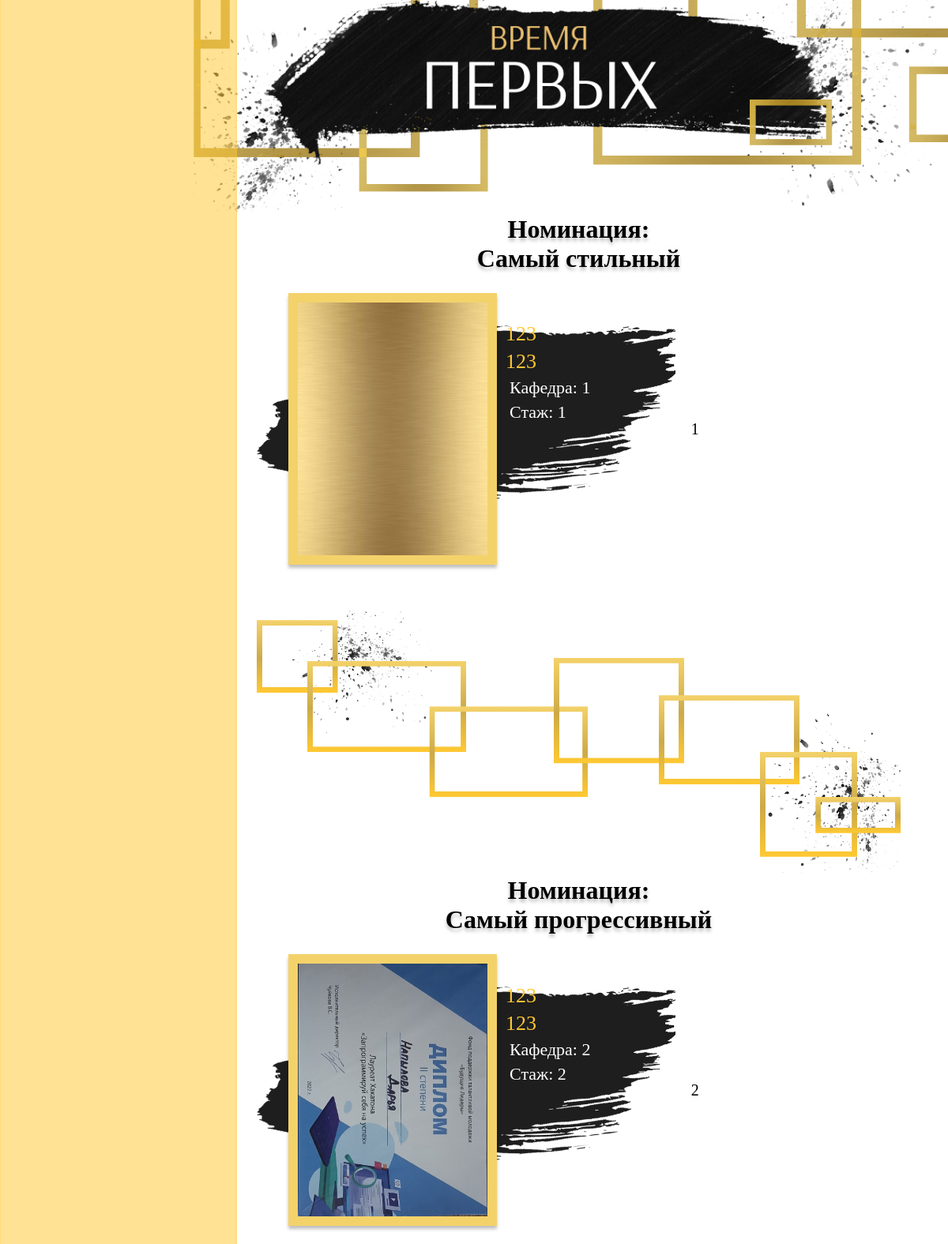
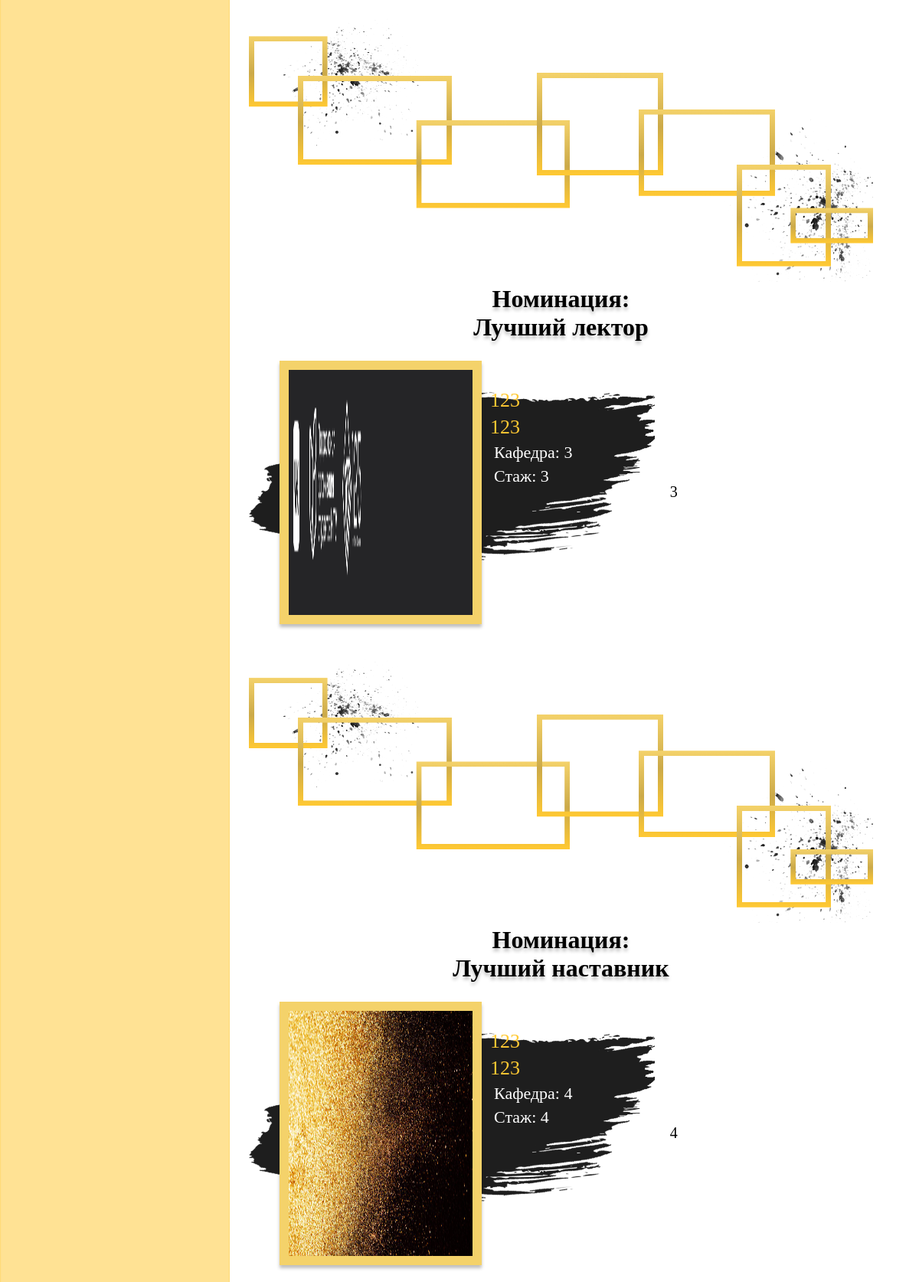
The page / (signed in, upper part) on the database its author committed (2 pictures, top to bottom).
### voting/models.py (models this page shows, shortened)
class N_nsT(models.Model):
    class N_nsС(models.TextChoices):
        n1="Самый стильный",'Самый стильный'
        n2="Самый прогрессивный",'Самый прогрессивный'
        n3="Лучший лектор",'Лучший лектор'
        n4="Лучший наставник",'Лучший наставник'
        n5="Преподаватель года",'Преподаватель года'
    name=models.CharField(max_length=255,choices=N_nsС.choices, unique=True)

class CandidateTeacher(models.Model):
    nominations=models.ForeignKey(N_nsT, on_delete=models.CASCADE)
    first_name = models.CharField(max_length=255, default="123")
    second_name= models.CharField(max_length=255, default="123")
    foto = models.ImageField(upload_to="Teachers/", blank=True, verbose_name="Фотография", default='default.jpg')
    department = models.CharField(max_length=255)
    experience = models.IntegerField()
    about=models.TextField()
    id_T = models.AutoField(primary_key=True)
    def __str__(self):
        return self.nominations.name+" - "+self.first_name+" "+self.second_name
    class Meta:
        db_table = "Преподаватели"

### voting/views.py (the view, shortened to what this page needs)
# urls.py: 2. Add a URL to urlpatterns:  path('', views.home, name='home')
def home (request):
     if request.user.is_authenticated:
        if request.user.getFlag():
            return render(request, 'Last.html')
        else:
            nominations = N_nsT.objects.all()
            objT=[]
            for nom in nominations:
                objT.append({'name': nom.name, 'candidate': nom.candidateteacher_set.all()})
            nominations = N_nsS.objects.all()
            objS=[]
            for nom in nominations:
                objS.append({'name': nom.name, 'candidate': nom.candidatestudent_set.all()})
            if request.method == 'GET':
                form = Voiting()
                return render(request, 'homeAfter.html', {'form': form, 'nominationsT':objT, 'nominationsS':objS})
     else:
        return render(request, 'homeBefore.html')

### registration/models.py (called while the page is built)
    def getFlag(self):
        return self.flag!=None

### voting/models.py (called while the page is built)
    def __str__(self):
        return self.nominations.name+" - "+self.first_name+" "+self.second_name

### voting/templates/homeAfter.html (shortened to what this page needs)
{% extends 'Index2.html' %}
{% load static %}
{% block link %}{% static 'css/HA.css' %}{% endblock %}
{% block content %}
<div class="v-menu">
    <form method="post" class="vertical-menu">
        <br>
    </form>
</div>
<body>
    <div style="display: grid; grid-template-columns: auto">
        <div>
            {% for n_s in nominationsT %}
            <h1 class="nomination">Номинация:</h1>
            <h1 class="nomination">{{n_s.name}}</h1>
            {% for obj in n_s.candidate %}
            <div class="teacher">
                <div class="paint">
                    <img src="{{ obj.foto.url }}" class="photo">
                    <div style="margin-top: 15%;">
                        <p class="name">{{obj.second_name}}</p>
                        <p class="name">{{obj.first_name}}</p>
                        <p class="info">Кафедра: {{obj.department}}</p>
                        <p class="info">Стаж: {{obj.experience}}</p>
                    </div>
                </div>
                <p class="about">{{obj.about}}</p>
            </div>
            {%endfor%}
            <img src="{% static 'img/Волна.png' %}" class="vawe">
            {%endfor%}
        </div>
    </div>
    {% endblock content%}

### templates/Index2.html (shortened to what this page needs)
<!DOCTYPE html>
<html lang="ru">
{% load static %}
<head>
    <link rel="stylesheet" href="{% static 'css/Home.css' %}">
    <link rel="stylesheet" href="{% block link%}{% endblock %}">
</head>
<body>
    <div>
        <img src="{% static 'img/Menu2.png' %}" style="width: 100%; height: auto;"></img>
        <div style="display: grid; grid-template-columns: 325px auto 5%;">
            <div></div>
            <div>{% block content%}{% endblock %}</div>
            <div></div>
        </div>
    </div>
</body>
</html>

### static/css/Home.css (style rules this page uses)
html { margin: 0; }
body { margin: 0; min-height: 100vh; }

### static/css/HA.css (style rules this page uses)
.vertical-menu { display: flex; flex-direction: column; align-items: center; justify-content:center; background-image: url('../img/MenuVoiting.png'); background-size: 100% 100%; background-repeat: no-repeat; height: 100%; font-size: 24px; }
.v-menu { width: 300px; height: 100%; position:fixed; top: 0px; left: 0px; }
.teacher, .student { display: grid; grid-template-columns: 65% auto; margin-bottom: 125px; margin-top: 25px; }
.paint { display: grid; grid-template-columns: 315px auto; background-image: url('../img/back st.png'); background-repeat: no-repeat; background-position: center; background-size: 100% auto; align-content: center; }
.photo { width:240px; height:320px; border: 12px solid var(--Linear, #F4D26A); background: #ffffff00; box-shadow: 0px 4px 4px 0px rgba(0, 0, 0, 0.25); margin-left: 40px; }
.about { font-size: 20px; display: flex; align-items: center; margin-left: 20px; }
.name { color: #FFC933; font-size: 26px; margin-top: 5px; margin-bottom: 5px; }
.info { margin: 5px; font-size: 22px; color: white; }
.nomination { text-align: center; text-shadow: 0px 4px 4px rgba(0, 0, 0, 0.25); font-size: 32px; margin: 0px; }
.vawe { width: 100%; height: auto; margin-top: -100px; }

### rows shown on the page
N_nsT: name "Самый стильный"
CandidateTeacher: foto (picture), second_name "123", first_name "123", department "1", experience "1", about "1"
N_nsT: name "Самый прогрессивный"
CandidateTeacher: foto (picture), second_name "123", first_name "123", department "2", experience "2", about "2"
N_nsT: name "Лучший лектор"
CandidateTeacher: foto (picture), second_name "123", first_name "123", department "3", experience "3", about "3"
N_nsT: name "Лучший наставник"
CandidateTeacher: foto (picture), second_name "123", first_name "123", department "4", experience "4", about "4"
